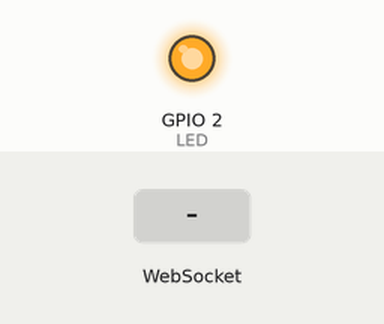
Simulated run of this sketch. Board: ESP32. Parts: output pins drawn as LEDs (lit = HIGH). Inputs (shaded band) come from the test bench. WiFi joins after 1.5 s; servers stay silent unless stated; a WiFi scan finds three made-up networks; not simulated (calls return 0 or success): secrets.h; what the sketch prints to the serial monitor is not drawn.

Above: at 2.4 s.
At 4.7 s:
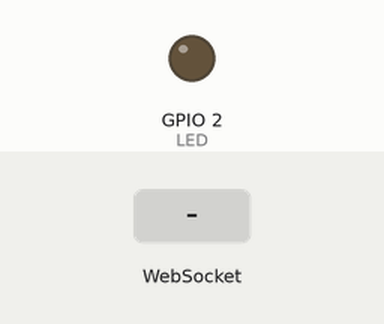
4.8 s: WebSocket text "1" received
Timing chart, 0 to 7.8 s (numbered marks = the images above; inputs shaded):
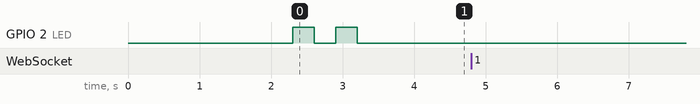

Measured:
- after the input at 4.8 s, every drawn part: stays the same

The sketch:

lidar_bridge.ino
```cpp
/*
 * Lidar bridge: the ESP32 reads the robot vacuum's lidar (TX line, 115200 baud, 3.3 V) and sends
 * the raw bytes over Wi-Fi to the browser, through a WebSocket on port 81. The browser decodes
 * them (src/core/lidar/camsense.ts), exactly as with the USB-serial adapter.
 *
 * Wiring: lidar TX → GPIO16 (RX2), lidar GND → GND. The ESP32 is powered by USB for now and the
 * lidar by the robot's own board (both GNDs must be connected).
 *
 * Build and flash (see README): arduino-cli compile/upload --fqbn esp32:esp32:esp32
 */
#include <ESPmDNS.h>
#include <WebSocketsServer.h>
#include <WiFi.h>

#include "secrets.h"  // WIFI_SSID, WIFI_PASSWORD

constexpr int LIDAR_RX = 16;
constexpr uint32_t LIDAR_BAUD = 115200;
constexpr int LED = 2;  // the blue LED of the DevKit: blinks while lidar data flows
constexpr const char *HOSTNAME = "lidar";  // → ws://lidar.local:81

WebSocketsServer ws(81);

// bytes are grouped into one message every 20 ms (~200 bytes at the lidar's rate)
uint8_t buf[2048];
size_t len = 0;
uint32_t lastSend = 0;
uint32_t bytesSince = 0;
uint32_t lastReport = 0;
uint32_t lastWifiCheck = 0;

void onEvent(uint8_t client, WStype_t type, uint8_t *, size_t) {
  if (type == WStype_CONNECTED) Serial.printf("browser %u connected\n", client);
  if (type == WStype_DISCONNECTED) Serial.printf("browser %u disconnected\n", client);
}

void connectWifi() {
  WiFi.mode(WIFI_STA);
  WiFi.setHostname(HOSTNAME);
  // no power saving: it adds up to ~100 ms of latency to every message
  WiFi.setSleep(false);
  // the networks in range (the ESP32 only sees 2.4 GHz ones): helps when the connection fails
  int n = WiFi.scanNetworks();
  Serial.printf("%d networks in range:\n", n);
  for (int i = 0; i < n; i++) Serial.printf("  \"%s\"  ch %d  %d dBm\n", WiFi.SSID(i).c_str(), WiFi.channel(i), WiFi.RSSI(i));
  WiFi.begin(WIFI_SSID, WIFI_PASSWORD);
  Serial.printf("Connecting to \"%s\"", WIFI_SSID);
  uint32_t start = millis();
  while (WiFi.status() != WL_CONNECTED) {
    delay(300);
    Serial.print('.');
    digitalWrite(LED, !digitalRead(LED));
    if (millis() - start > 15000) {
      // 1 = network not found, 4 = connection failed (usually the password), 6 = disconnected
      Serial.printf("\nstill not connected (status %d), retrying\n", WiFi.status());
      WiFi.disconnect();
      WiFi.begin(WIFI_SSID, WIFI_PASSWORD);
      start = millis();
    }
  }
  Serial.printf("\nConnected: ws://%s:81  (or ws://%s.local:81)\n", WiFi.localIP().toString().c_str(), HOSTNAME);
}

void setup() {
  Serial.begin(115200);
  pinMode(LED, OUTPUT);
  Serial2.setRxBufferSize(4096);
  Serial2.begin(LIDAR_BAUD, SERIAL_8N1, LIDAR_RX, -1);
  connectWifi();
  MDNS.begin(HOSTNAME);
  ws.begin();
  ws.onEvent(onEvent);
}

void loop() {
  ws.loop();
  while (Serial2.available() && len < sizeof(buf)) buf[len++] = Serial2.read();
  uint32_t now = millis();
  if (len && (now - lastSend >= 20 || len >= sizeof(buf) / 2)) {
    ws.broadcastBIN(buf, len);
    bytesSince += len;
    len = 0;
    lastSend = now;
    digitalWrite(LED, (now / 100) % 2);
  }
  if (now - lastSend > 500) digitalWrite(LED, LOW);
  if (now - lastReport >= 5000) {
    Serial.printf("lidar %u bytes/s · %u browser(s) · Wi-Fi %d dBm · %s\n", bytesSince / 5, ws.connectedClients(), WiFi.RSSI(),
                  WiFi.localIP().toString().c_str());
    bytesSince = 0;
    lastReport = now;
  }
  if (now - lastWifiCheck >= 5000) {
    lastWifiCheck = now;
    if (WiFi.status() != WL_CONNECTED) WiFi.reconnect();
  }
}
```
